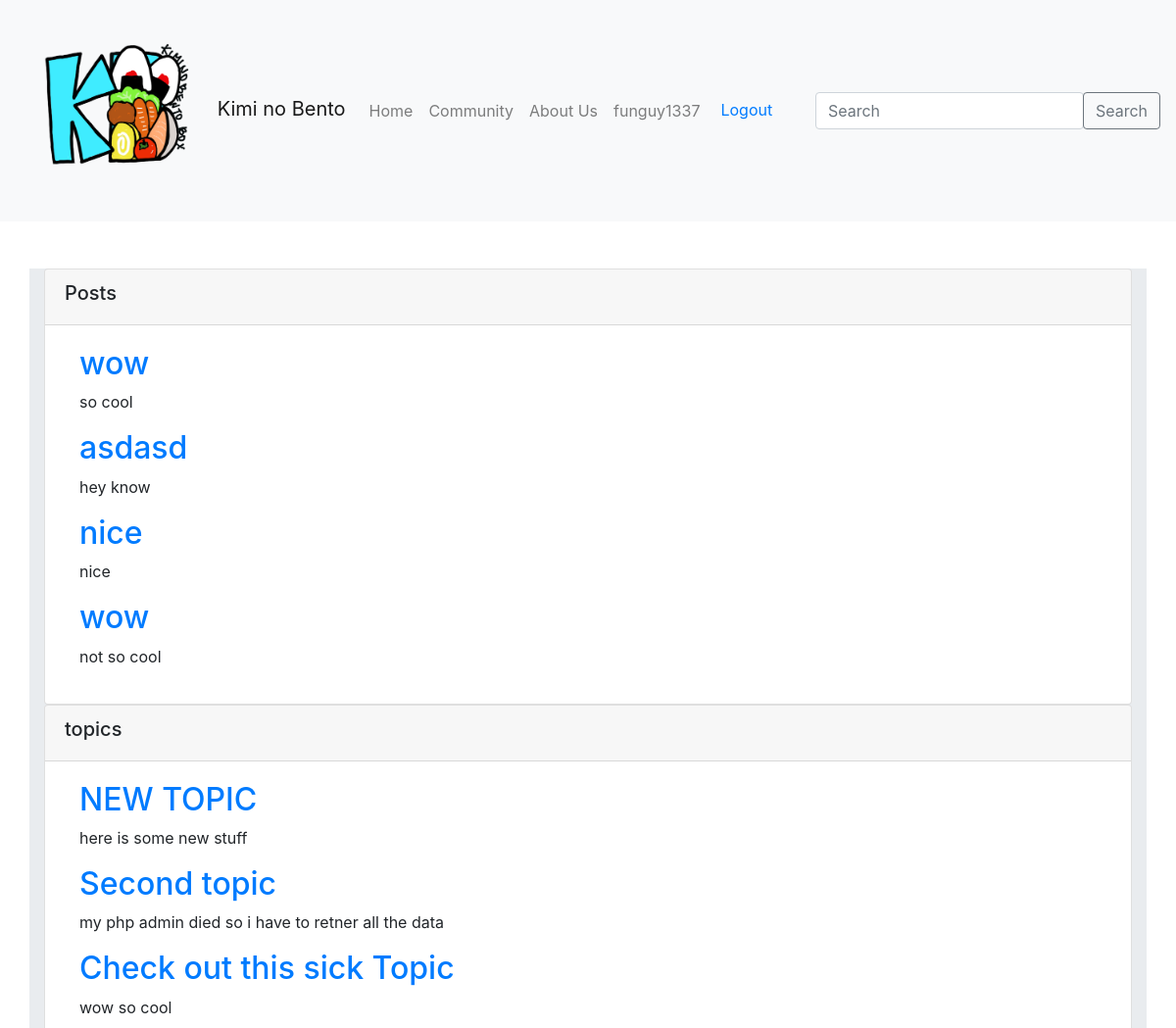
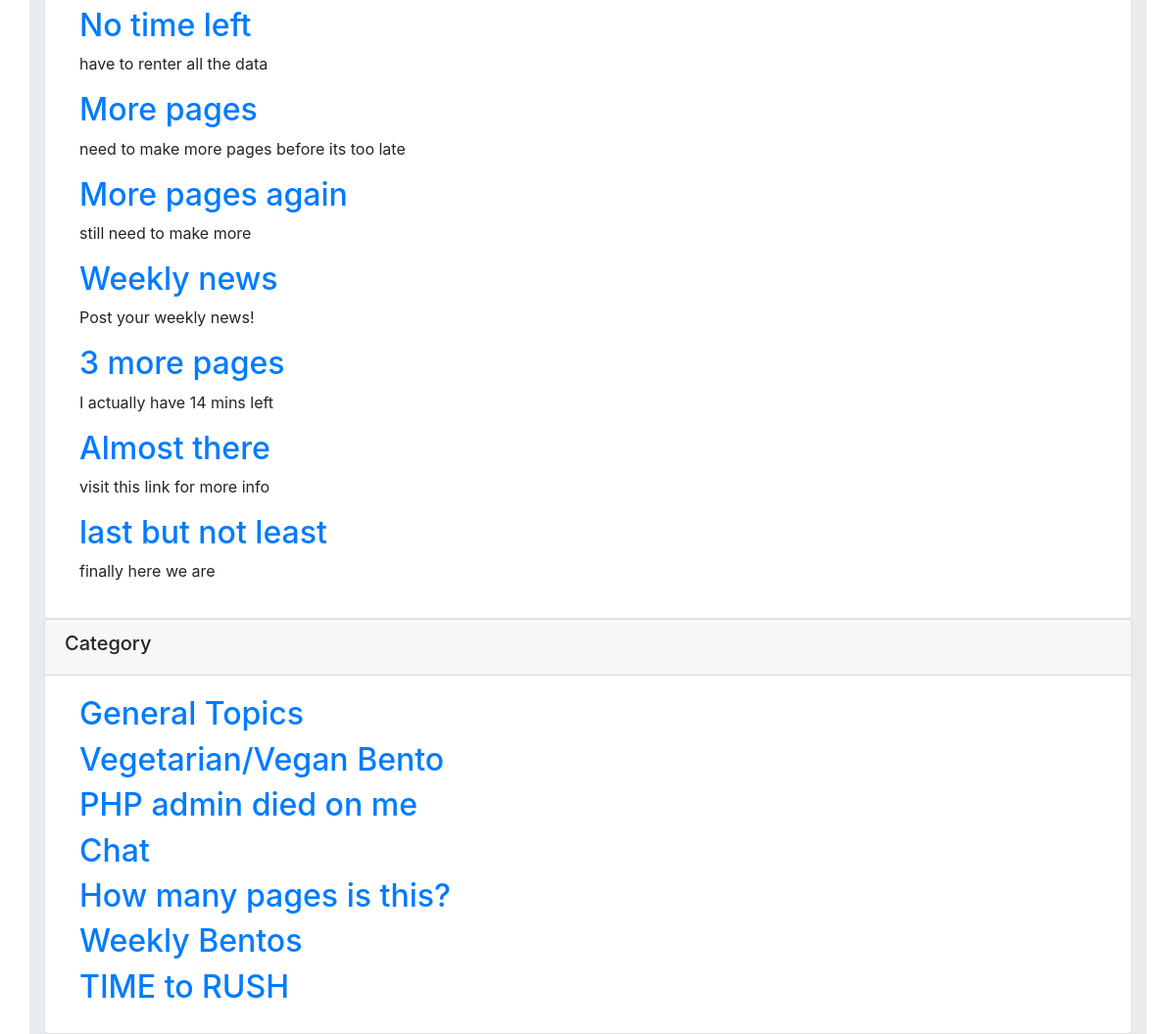
The app's page /user/view_all_posts.php (signed in) with its own data (2 pictures, top to bottom).
### tables this page shows
CREATE TABLE `posts` (
  `post_id` int(11) NOT NULL,
  `topic_id` int(11) DEFAULT NULL,
  `author_id` int(11) DEFAULT NULL,
  `title` text NOT NULL,
  `content` text NOT NULL,
  `date_created` timestamp NOT NULL DEFAULT current_timestamp()
);

CREATE TABLE `topics` (
  `topic_id` int(11) NOT NULL,
  `category_id` int(11) DEFAULT NULL,
  `title` varchar(255) NOT NULL,
  `topic_content` text NOT NULL,
  `topic_starter_id` int(11) DEFAULT NULL,
  `date_created` timestamp NOT NULL DEFAULT current_timestamp(),
  `reply_count` int(11) DEFAULT 0
);

CREATE TABLE `categories` (
  `category_id` int(11) NOT NULL,
  `name` varchar(255) NOT NULL,
  `user_id` int(11) NOT NULL,
  `date_created` timestamp NOT NULL DEFAULT current_timestamp() ON UPDATE current_timestamp()
);

### classes/database.classes.php (called while the page is built)
<?php
class Database
{
    protected function connection()
    {
        $dsn = 'mysql:host=localhost;dbname=knb_database;charset=utf8';
        $user = 'cms_user';
        $pass = 'youllnevergeussthispassworditslong';
        try {
            $db = new PDO($dsn, $user, $pass);
            $db->setAttribute(PDO::ATTR_ERRMODE, PDO::ERRMODE_EXCEPTION);
            return $db;
        } catch (PDOException $e) {
            throw new Exception("Error connecting to the database: " . $e->getMessage());
        }
    }
}

### classes/profileinfo.classes.php (called while the page is built, shortened)
<?php
class ProfileInfo extends Database
{
    protected function getUserCategories($user_id)
    {
        try {
            $stmt = $this->connection()->prepare('SELECT category_id, name FROM categories WHERE user_id = ?');
            $stmt->bindValue(1, $user_id, PDO::PARAM_INT);
            $stmt->execute();
            $categories = $stmt->fetchAll(PDO::FETCH_ASSOC);
            return $categories;
        } catch (PDOException $e) {
            header("Location: ../index.php");
            exit();
        }
    }
    protected function getUserTopics($user_id)
    {
        try {
            $stmt = $this->connection()->prepare('SELECT topic_id, title, topic_content FROM topics WHERE topic_starter_id = ?');
            $stmt->bindValue(1, $user_id, PDO::PARAM_INT);
            $stmt->execute();
            $topics = $stmt->fetchAll(PDO::FETCH_ASSOC);
            return $topics;
        } catch (PDOException $e) {
            header("Location: ../index.php");
            exit();
        }
    }
    protected function getUserPosts($user_id)
    {
        try {
            $stmt = $this->connection()->prepare('SELECT post_id, title, content FROM posts WHERE author_id = ?');
            $stmt->bindValue(1, $user_id, PDO::PARAM_INT);
            $stmt->execute();
            $posts = $stmt->fetchAll(PDO::FETCH_ASSOC);
            return $posts;
        } catch (PDOException $e) {
            header("Location: ../index.php");
            exit();
        }
    }
}

### classes/profileInfo-view.classes.php (called while the page is built, shortened)
<?php
class ProfileInfoView extends ProfileInfo
{
    public function fetchCategories($user_id)
    {
        $categories = $this->getUserCategories($user_id);
        return $categories;
    }
    public function fetchTopics($user_id)
    {
        $topics = $this->getUserTopics($user_id);
        return $topics;
    }
    public function fetchPosts($user_id)
    {
        $posts = $this->getUserPosts($user_id);
        return $posts;
    }
}

### user/view_all_posts.php (the view, shortened to what this page needs)
<?php
include '../inc/header.inc.php';
include '../classes/database.classes.php';
include '../classes/profileinfo.classes.php';
include '../classes/profileinfo-view.classes.php';
$profileInfo = new ProfileInfoView();
?>
<div class="container mt-5">
    <div class="card">
        <div class="card-header">
            <h5>Posts</h5>
        </div>
        <div class="card-body dropdown">
            <div class="col-sm-10">
                <?php
                $posts = $profileInfo->fetchPosts($_SESSION["user_id"]);
                foreach ($posts as $post) :
                ?>
                    <h2><a class="" href="user_edit.php?post_id=<?php echo $post["post_id"]; ?>"><?php echo strip_tags(htmlspecialchars_decode($post["title"])); ?></a></h2>
                    <p><?php echo strip_tags(htmlspecialchars_decode($post["content"])); ?></p>
                <?php
                endforeach;
                ?>
            </div>
        </div>
    </div>
    <div class="card">
        <div class="card-header">
            <h5>topics</h5>
        </div>
        <div class="card-body">
            <div class="col-sm-10">
                <?php
                $topics = $profileInfo->fetchTopics($_SESSION["user_id"]);
                foreach ($topics as $topic) :
                ?>
                    <h2><a href="user_edit.php?topic_id=<?php echo $topic["topic_id"]; ?>"><?php echo strip_tags(htmlspecialchars_decode($topic["title"])); ?></a></h2>
                    <p><?php echo strip_tags(htmlspecialchars_decode($topic["topic_content"])); ?></p>
                <?php
                endforeach;
                ?>
            </div>
        </div>
    </div>
    <div class="card">
        <div class="card-header">
            <h5>Category</h5>
        </div>
        <div class="card-body">
            <div class="col-sm-10">
                <?php
                $categories = $profileInfo->fetchCategories($_SESSION["user_id"]);
                foreach ($categories as $category) :
                ?>
                    <h2><a href="user_edit.php?category_id=<?php echo $category["category_id"]; ?>"><?php echo $category["name"]; ?></a></h2>
                <?php
                endforeach;
                ?>
            </div>
        </div>
    </div>
</div>

### CSS/styles.css (style rules this page uses)
.container { margin-top: 20px; background-color: #e9ecef; }

### records on screen
posts: title "wow", content "so cool"
posts: title "asdasd", content "hey know"
posts: title "nice", content "nice"
posts: title "wow", content "not so cool"
topics: title "NEW TOPIC", topic_content "here is some new stuff"
topics: title "Second topic", topic_content "my php admin died so i have to retner all the data"
topics: title "Check out this sick Topic", topic_content "wow so cool"
topics: title "No time left", topic_content "have to renter all the data"
topics: title "More pages", topic_content "need to make more pages before its too late"
topics: title "More pages again", topic_content "still need to make more"
topics: title "Weekly news", topic_content "Post your weekly news!"
topics: title "3 more pages", topic_content "I actually have 14 mins left"
topics: title "Almost there", topic_content "visit this link for more info"
topics: title "last but not least", topic_content "finally here we are"
categories: name "General Topics"
categories: name "Vegetarian/Vegan Bento"
categories: name "PHP admin died on me"
categories: name "Chat"
categories: name "How many pages is this?"
categories: name "Weekly Bentos"
categories: name "TIME to RUSH"

### other values on screen
$_SESSION['username'] "funguy1337"
